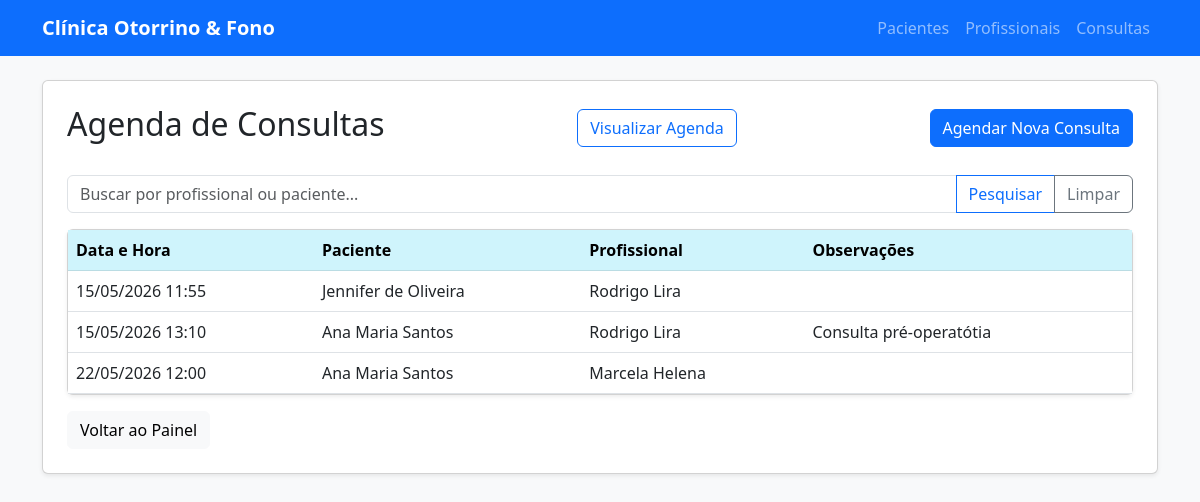
/logica/consultas/, run on an earlier commit of the app's database.
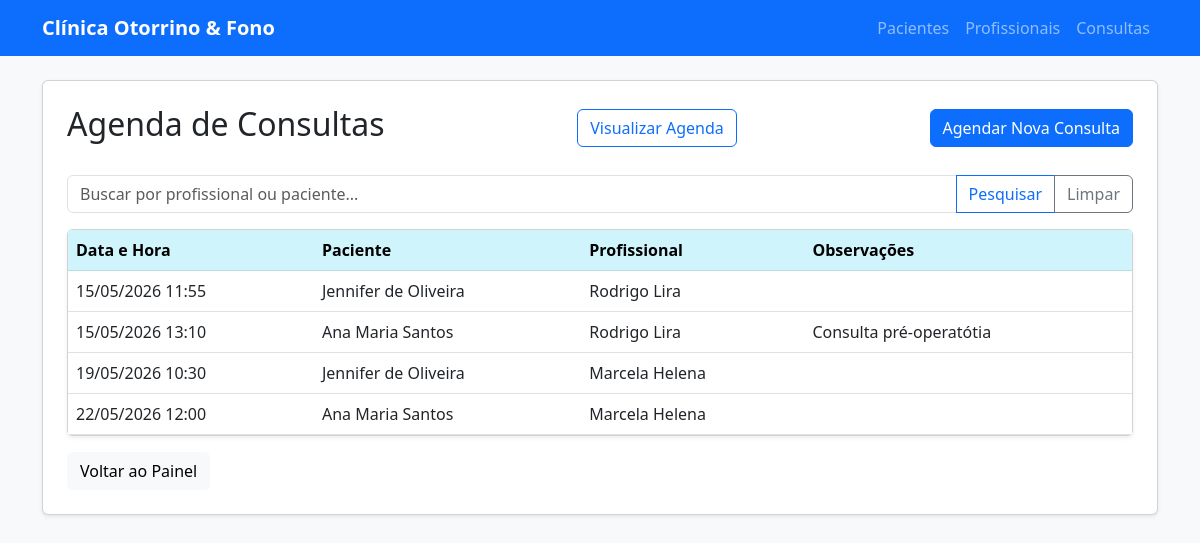
And on a later commit of the database.
### logica/models.py (models this page shows, shortened)
class Consulta(models.Model):
    paciente = models.ForeignKey(Paciente,on_delete=models.CASCADE)
    profissional = models.ForeignKey(Profissional,on_delete=models.CASCADE)
    data = models.DateTimeField()
    observacoes = models.TextField(blank=True, null=True)

class Paciente (models.Model):
    STATUS_CHOICES = [
        ('ATIVO','Ativo'),
        ('PENDENTE','Pendente',),
        ('EXCLUIDO','EXCLUIDO')
    ]
    nome = models.CharField(max_length=100)
    cpf = models.CharField(max_length=14)
    telefone = models.CharField(max_length=15)
    email = models.EmailField(blank=True, null=True)
    status_exclusao = models.CharField(
        max_length=20,
        choices=STATUS_CHOICES,
        default='ATIVO'
    )

class Profissional (models.Model):
    ESPECIALIDADE_CHOICES = [
        ('Otorrinolaringologista', 'Otorrinolaringologista'),
        ('Fonoaudiólogo', 'Fonoaudiólogo'),
    ]
    nome = models.CharField(max_length=100)
    especialidade = models.CharField(max_length=100,
        choices=ESPECIALIDADE_CHOICES,
        default='Fonoaudiólogo'
    )
    registro = models.CharField(max_length=20)
    telefone = models.CharField(max_length=15, null=True, blank=True)

### logica/views.py (the view)
# urls.py: path('consultas/', views.consulta_list,name='consulta_list'),
def consulta_list(request):
    termo_busca = request.GET.get('busca')
    if termo_busca:
        consultas = Consulta.objects.filter(
            paciente__nome__icontains=termo_busca
        ) | Consulta.objects.filter(
            profissional__nome__icontains=termo_busca
        )
    else:
        consultas = Consulta.objects.all().order_by('data')
    return render(request, 'logica/consulta_list.html', {'consultas': consultas})

### logica/templates/logica/consulta_list.html (shortened to what this page needs)
{% extends 'logica/base.html' %}
{% block content %}
<div class="d-flex justify-content-between align-items-center mb-4">
    <h2>Agenda de Consultas</h2>
    <a href="{% url 'agenda_calendario' %}" class="btn btn-outline-primary">
         Visualizar Agenda
    </a>
    <a href="{% url 'criar_consulta' %}" class="btn btn-primary">
        Agendar Nova Consulta
    </a>
</div>
<form method="GET" class="mb-3">
    <div class="input-group">
        <input type="text" name="busca" class="form-control" placeholder="Buscar por profissional ou paciente..." value="{{ request.GET.busca }}">
        <button class="btn btn-outline-primary" type="submit">Pesquisar</button>
        <a href="?" class="btn btn-outline-secondary">Limpar</a>
    </div>
</form>
<div class="card shadow-sm">
    <div class="card-body p-0">
        <table class="table table-hover mb-0">
            <thead class="table-info">
                <tr>
                    <th>Data e Hora</th>
                    <th>Paciente</th>
                    <th>Profissional</th>
                    <th>Observações</th>
                </tr>
            </thead>
            <tbody>
                {% for consulta in consultas %}
                <tr>
                    <td>{{ consulta.data|date:"d/m/Y H:i" }}</td>
                    <td>{{ consulta.paciente.nome }}</td>
                    <td>{{ consulta.profissional.nome }}</td>
                    <td>{{ consulta.observacoes|truncatechars:30 }}</td>
                </tr>
                {% empty %}
                <tr>
                    <td colspan="4" class="text-center text-muted py-4">
                        Nenhuma consulta agendada.
                    </td>
                </tr>
                {% endfor %}
            </tbody>
        </table>
    </div>
</div>
<div class="mt-3">
    <a href="{% url 'home' %}" class="btn btn-light">Voltar ao Painel</a>
</div>
{% endblock %}

What changed in the data, as far as the page shows it:
added Consulta: data "19/05/2026 10:30", paciente.nome "Jennifer de Oliveira", profissional.nome "Marcela Helena"
